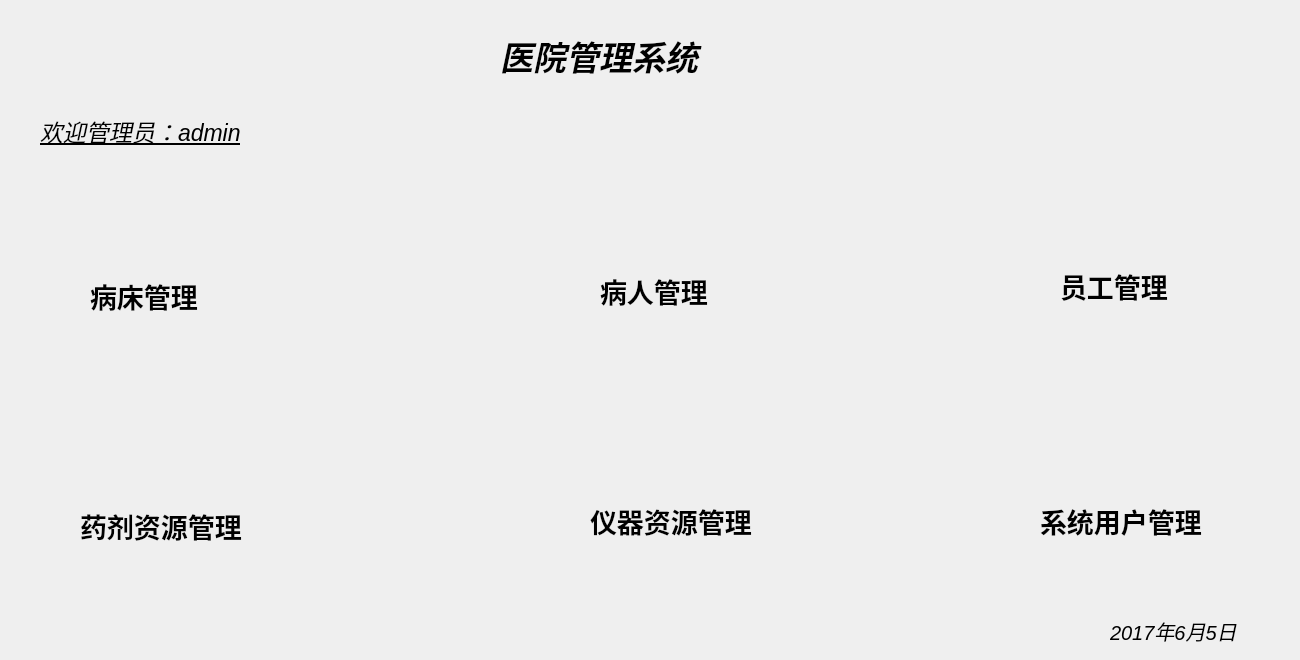
       <widget class="QWidget" name="tab">
        <attribute name="title">
         <string>首页</string>
        </attribute>
        <widget class="QLabel" name="label">
         <property name="geometry">
          <rect>
           <x>500</x>
           <y>0</y>
           <width>321</width>
           <height>111</height>
          </rect>
         </property>
         <property name="font">
          <font>
           <pointsize>25</pointsize>
           <weight>75</weight>
           <italic>true</italic>
           <bold>true</bold>
          </font>
         </property>
         <property name="text">
          <string>医院管理系统</string>
         </property>
        </widget>
        <widget class="QLabel" name="label_2">
         <property name="geometry">
          <rect>
           <x>40</x>
           <y>100</y>
           <width>261</width>
           <height>61</height>
          </rect>
         </property>
         <property name="font">
          <font>
           <pointsize>17</pointsize>
           <italic>true</italic>
           <underline>true</underline>
          </font>
         </property>
         <property name="text">
          <string>欢迎管理员：admin</string>
         </property>
        </widget>
        <widget class="QLabel" name="label_3">
         <property name="geometry">
          <rect>
           <x>80</x>
           <y>480</y>
           <width>241</width>
           <height>91</height>
          </rect>
         </property>
         <property name="font">
          <font>
           <pointsize>20</pointsize>
           <weight>75</weight>
           <bold>true</bold>
          </font>
         </property>
         <property name="text">
          <string>药剂资源管理</string>
         </property>
        </widget>
        <widget class="QLabel" name="label_4">
         <property name="geometry">
          <rect>
           <x>90</x>
           <y>270</y>
           <width>161</width>
           <height>51</height>
          </rect>
         </property>
         <property name="font">
          <font>
           <pointsize>20</pointsize>
           <weight>75</weight>
           <bold>true</bold>
          </font>
         </property>
         <property name="text">
          <string>病床管理</string>
         </property>
        </widget>
        <widget class="QLabel" name="label_5">
         <property name="geometry">
          <rect>
           <x>590</x>
           <y>480</y>
           <width>241</width>
           <height>81</height>
          </rect>
         </property>
         <property name="font">
          <font>
           <pointsize>20</pointsize>
           <weight>75</weight>
           <bold>true</bold>
          </font>
         </property>
         <property name="text">
          <string>仪器资源管理</string>
         </property>
        </widget>
        <widget class="QLabel" name="label_6">
         <property name="geometry">
          <rect>
           <x>600</x>
           <y>260</y>
           <width>211</width>
           <height>61</height>
          </rect>
         </property>
         <property name="font">
          <font>
           <pointsize>20</pointsize>
           <weight>75</weight>
           <bold>true</bold>
          </font>
         </property>
         <property name="text">
          <string>病人管理</string>
         </property>
        </widget>
        <widget class="QLabel" name="label_7">
         <property name="geometry">
          <rect>
           <x>1040</x>
           <y>470</y>
           <width>231</width>
           <height>101</height>
          </rect>
         </property>
         <property name="font">
          <font>
           <pointsize>20</pointsize>
           <weight>75</weight>
           <bold>true</bold>
          </font>
         </property>
         <property name="text">
          <string>系统用户管理</string>
         </property>
        </widget>
        <widget class="QLabel" name="label_8">
         <property name="geometry">
          <rect>
           <x>1060</x>
           <y>230</y>
           <width>231</width>
           <height>111</height>
          </rect>
         </property>
         <property name="font">
          <font>
           <pointsize>20</pointsize>
           <weight>75</weight>
           <bold>true</bold>
          </font>
         </property>
         <property name="text">
          <string>员工管理</string>
         </property>
        </widget>
        <widget class="QLabel" name="label_9">
         <property name="geometry">
          <rect>
           <x>1110</x>
           <y>610</y>
           <width>161</width>
           <height>41</height>
          </rect>
         </property>
         <property name="font">
          <font>
           <pointsize>15</pointsize>
           <italic>true</italic>
          </font>
         </property>
         <property name="text">
          <string>2017年6月5日</string>
         </property>
        </widget>
       </widget>
